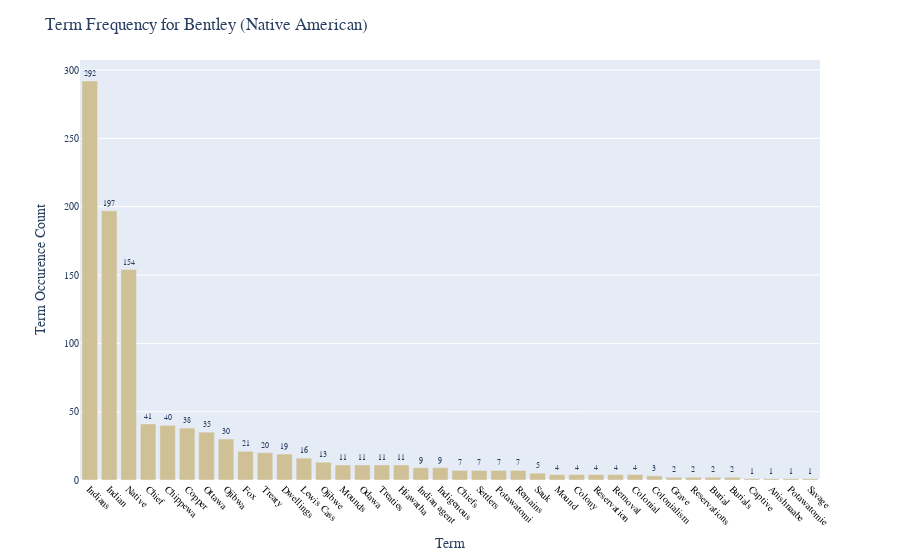

Notebook code cell kept with this figure:
### Markdown cell above
## Visualize group matches

In the use case at U Michigan, the groups represented finding aids
created by different repositories on campus. This can be useful for
working with subgroups of finding aids, or in comparing usage between
different organizations.

### Code cell
# bar charts for individual groups

def visualize_individual_repository_terms_bar(list_of_dataframes):
    '''
    This function takes a list of strings (list_of_dataframes), which identify the names of dataframes (corresponding to an archival repository),
    then generates a bar chart to show how many times a list of requested terms appears in the corresponding finding aid documents.
    Requires the calculate_term_frequency function.
    Processes data using pandas and generates charts using plotly (px) & plotly express (pio).
    '''
    for i in range(len(list_of_dataframes)):
        # calculate term frequency
        term_frequency = calculate_term_frequency(matched_results[repo_list[i]], repo_list[i])
        term_frequency.head()

        # Visualization in Multiple Charts
        fig = px.bar(term_frequency, x='Term', y='Total_Frequency', text='Total_Frequency', 
                        color='DataFrame', color_discrete_map=colors, text_auto=True,
                        labels={'Total_Frequency':'Term Occurence Count','DataFrame':'Repository'})
        fig.update_traces(textposition='outside', insidetextanchor='middle',
                          textfont=dict(family='Arial', size=8))
        fig.update_layout(title_text=f'Term Frequency for { repo_list[i] } ({ project_name })', 
                          xaxis_title_standoff=10, 
                          showlegend=False, font_family=global_font_info['font_family'])
        fig.update_xaxes(tickangle=45, tickfont=dict(family='Arial', color='black', size=10))
        fig.update_yaxes(tickfont=dict(family='Arial', size=10))
        fig.show()
        # pio.write_image(fig, f'term_frequency_byrepo_{ repo_list[i] }.png', width=700)

visualize_individual_repository_terms_bar(repo_list)

### Figure 1 — Plotly figure (JSON) as saved in the notebook; plotly's stock layout.template omitted (floating-point values rounded to 4 significant figures)
{"data": [{"alignmentgroup": "True", "hovertemplate": "Repository=Bentley<br>Term=%{x}<br>Term Occurence Count=%{text}<extra></extra>", "insidetextanchor": "middle", "legendgroup": "Bentley", "marker": {"color": "#CFC096", "pattern": {"shape": ""}}, "name": "Bentley", "offsetgroup": "Bentley", "orientation": "v", "showlegend": true, "text": [292, 197, 154, 41, 40, 38, 35, 30, 21, 20, 19, 16, 13, 11, 11, 11, 11, 9, 9, 7, 7, 7, 7, 5, 4, 4, 4, 4, 4, 3, 2, 2, 2, 2, 1, 1, 1, 1], "textfont": {"family": "Arial", "size": 8}, "textposition": "outside", "texttemplate": "%{y}", "type": "bar", "x": ["Indians", "Indian", "Native", "Chief", "Chippewa", "Copper", "Ottawa", "Ojibwa", "Fox", "Treaty", "Dwellings", "Lewis Cass", "Ojibwe", "Mounds", "Odawa", "Treaties", "Hiawatha", "Indian agent", "Indigenous", "Chiefs", "Settlers", "Potawatomi", "Remains", "Sauk", "Mound", "Colony", "Reservation", "Removal", "Colonial", "Colonialism", "Grave", "Reservations", "Burial", "Burials", "Captive", "Anishnaabe", "Potawatomie", "Savage"], "xaxis": "x", "y": [292, 197, 154, 41, 40, 38, 35, 30, 21, 20, 19, 16, 13, 11, 11, 11, 11, 9, 9, 7, 7, 7, 7, 5, 4, 4, 4, 4, 4, 3, 2, 2, 2, 2, 1, 1, 1, 1], "yaxis": "y"}], "layout": {"barmode": "relative", "font": {"family": "Georgia"}, "legend": {"title": {"text": "Repository"}, "tracegroupgap": 0}, "margin": {"t": 60}, "showlegend": false, "title": {"text": "Term Frequency for Bentley (Native American)"}, "xaxis": {"anchor": "y", "domain": [0, 1], "tickangle": 45, "tickfont": {"color": "black", "family": "Arial", "size": 10}, "title": {"standoff": 10, "text": "Term"}}, "yaxis": {"anchor": "x", "domain": [0, 1], "tickfont": {"family": "Arial", "size": 10}, "title": {"text": "Term Occurence Count"}}}}
